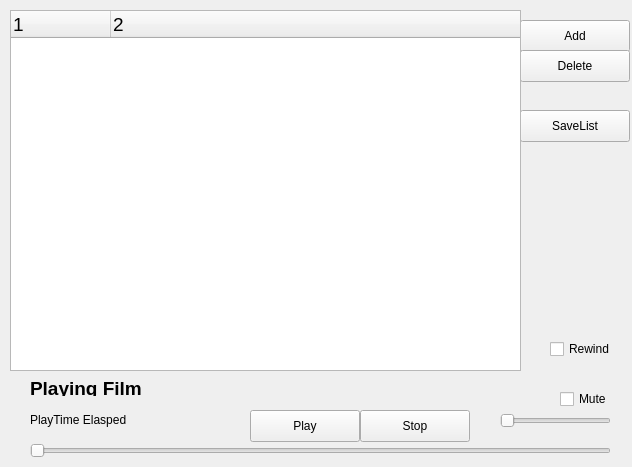
<?xml version="1.0" encoding="UTF-8"?>
<ui version="4.0">
 <class>Form</class>
 <widget class="QWidget" name="Form">
  <property name="geometry">
   <rect>
    <x>0</x>
    <y>0</y>
    <width>632</width>
    <height>467</height>
   </rect>
  </property>
  <property name="windowTitle">
   <string>Form</string>
  </property>
  <widget class="QSlider" name="positionslider">
   <property name="geometry">
    <rect>
     <x>30</x>
     <y>440</y>
     <width>581</width>
     <height>22</height>
    </rect>
   </property>
   <property name="orientation">
    <enum>Qt::Horizontal</enum>
   </property>
  </widget>
  <widget class="QPushButton" name="playbutton">
   <property name="geometry">
    <rect>
     <x>250</x>
     <y>410</y>
     <width>110</width>
     <height>32</height>
    </rect>
   </property>
   <property name="text">
    <string>Play</string>
   </property>
  </widget>
  <widget class="QPushButton" name="stopbutton">
   <property name="geometry">
    <rect>
     <x>360</x>
     <y>410</y>
     <width>110</width>
     <height>32</height>
    </rect>
   </property>
   <property name="text">
    <string>Stop</string>
   </property>
  </widget>
  <widget class="QSlider" name="volumeslider">
   <property name="geometry">
    <rect>
     <x>500</x>
     <y>410</y>
     <width>111</width>
     <height>22</height>
    </rect>
   </property>
   <property name="orientation">
    <enum>Qt::Horizontal</enum>
   </property>
  </widget>
  <widget class="QCheckBox" name="mutebutton">
   <property name="geometry">
    <rect>
     <x>560</x>
     <y>390</y>
     <width>61</width>
     <height>18</height>
    </rect>
   </property>
   <property name="text">
    <string>Mute</string>
   </property>
  </widget>
  <widget class="QPushButton" name="addbutton">
   <property name="geometry">
    <rect>
     <x>520</x>
     <y>20</y>
     <width>110</width>
     <height>32</height>
    </rect>
   </property>
   <property name="text">
    <string>Add</string>
   </property>
  </widget>
  <widget class="QPushButton" name="deletebutton">
   <property name="geometry">
    <rect>
     <x>520</x>
     <y>50</y>
     <width>110</width>
     <height>32</height>
    </rect>
   </property>
   <property name="text">
    <string>Delete</string>
   </property>
  </widget>
  <widget class="QLabel" name="playfilename">
   <property name="geometry">
    <rect>
     <x>30</x>
     <y>380</y>
     <width>471</width>
     <height>16</height>
    </rect>
   </property>
   <property name="font">
    <font>
     <family>Helvetica</family>
     <pointsize>14</pointsize>
     <weight>75</weight>
     <bold>true</bold>
    </font>
   </property>
   <property name="text">
    <string>Playing Film</string>
   </property>
  </widget>
  <widget class="QLabel" name="playtime">
   <property name="geometry">
    <rect>
     <x>30</x>
     <y>410</y>
     <width>241</width>
     <height>20</height>
    </rect>
   </property>
   <property name="text">
    <string>PlayTime Elasped</string>
   </property>
  </widget>
  <widget class="QCheckBox" name="ckRewind">
   <property name="geometry">
    <rect>
     <x>550</x>
     <y>340</y>
     <width>85</width>
     <height>18</height>
    </rect>
   </property>
   <property name="text">
    <string>Rewind</string>
   </property>
  </widget>
  <widget class="QPushButton" name="savebutton">
   <property name="geometry">
    <rect>
     <x>520</x>
     <y>110</y>
     <width>110</width>
     <height>32</height>
    </rect>
   </property>
   <property name="text">
    <string>SaveList</string>
   </property>
  </widget>
  <widget class="QTreeWidget" name="tvFiles">
   <property name="geometry">
    <rect>
     <x>10</x>
     <y>10</y>
     <width>511</width>
     <height>361</height>
    </rect>
   </property>
   <property name="font">
    <font>
     <family>Helvetica</family>
     <pointsize>14</pointsize>
     <weight>50</weight>
     <bold>false</bold>
    </font>
   </property>
   <property name="selectionMode">
    <enum>QAbstractItemView::ExtendedSelection</enum>
   </property>
   <property name="columnCount">
    <number>2</number>
   </property>
   <attribute name="headerVisible">
    <bool>true</bool>
   </attribute>
   <column>
    <property name="text">
     <string notr="true">1</string>
    </property>
   </column>
   <column>
    <property name="text">
     <string notr="true">2</string>
    </property>
   </column>
  </widget>
 </widget>
 <resources/>
 <connections/>
</ui>
